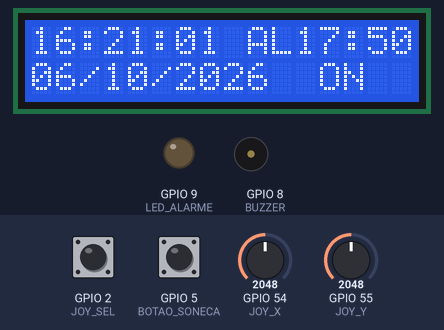
Recording of a sketch running on a simulated ESP32. On the bench: 16×2 character LCD, output pins drawn as LEDs (lit = HIGH), buzzer (waves = sounding, pin HIGH). The inputs (shaded band) are chosen by the test bench; at power-on: GPIO 2 (JOY_SEL) HIGH, GPIO 5 (BOTAO_SONECA) HIGH, GPIO 54 (JOY_X) = 2048, GPIO 55 (JOY_Y) = 2048.

Above: at 1.2 s.
1.3 s: GPIO 2 (JOY_SEL) pulled LOW for 0.15 s
At 1.71 s:
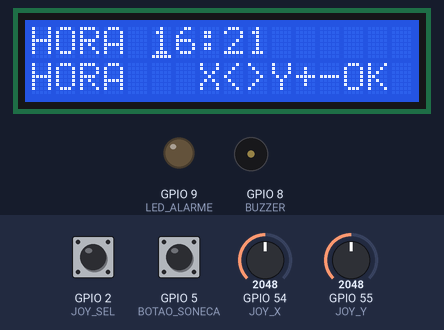
2.0 s: GPIO 5 (BOTAO_SONECA) pulled LOW for 0.15 s
At 2.8 s:
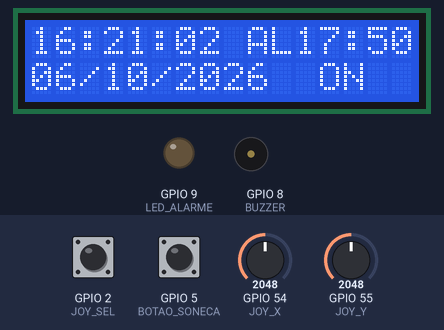
4.5 s: GPIO 2 (JOY_SEL) pulled LOW for 1 s
At 6.06 s:
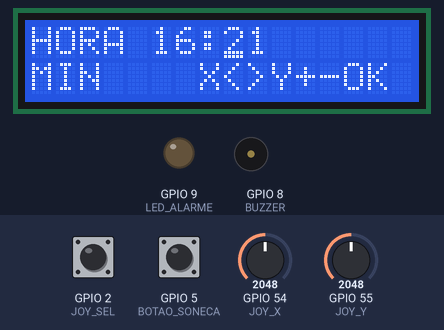
6.1 s: GPIO 54 (JOY_X) set to 833
8.7 s: GPIO 54 (JOY_X) set to 735
At 9.66 s:
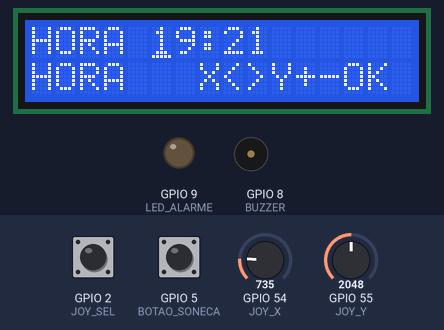
10.2 s: GPIO 55 (JOY_Y) set to 160
At 12.56 s:
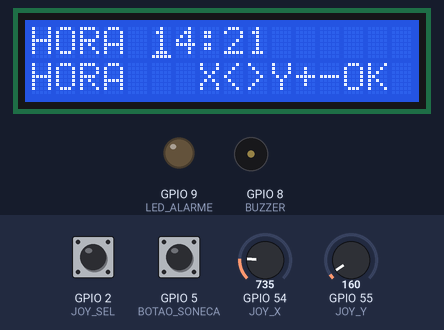
Timing chart, 0 to 14.1 s (numbered marks = the images above; inputs shaded):
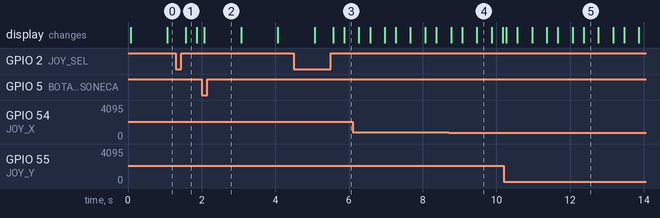

The sketch:

FilasWatchdog.ino
```cpp
#include <Arduino_FreeRTOS.h>
#include <queue.h>
#include <LiquidCrystal.h>
#include <string.h>
#include "relogio_tipos.h" // BIBLIOTECA COM AS STRUCTS

/*
 * Mega 2560 / LCD 1602 paralelo.
 * TaskRelogio e a unica dona do estado. As demais tarefas usam filas.
 * Potenciometro: somente contraste V0 do LCD, sem controle de volume.
 */


  /// PINAGEM DO MEGA2560
constexpr uint8_t LCD_RS = 22, LCD_E = 23;
constexpr uint8_t LCD_D4 = 24, LCD_D5 = 25, LCD_D6 = 26, LCD_D7 = 27;
constexpr uint8_t JOY_X = 54, JOY_Y = 55; // A0 e A1 no Mega; nao sao strings.
constexpr uint8_t JOY_SEL = 2, BOTAO_SONECA = 5, BUZZER = 8, LED_ALARME = 9;
constexpr uint8_t SONECA_MIN = 1, SONECA_MAX = 10;
constexpr uint8_t NUM_CAMPOS = 8, TAM_FILA_EVENTOS = 16;
constexpr uint32_t AVISO_FILA_CHEIA = 1UL;
// INICIA DISPLAY DE LED

LiquidCrystal lcd(LCD_RS, LCD_E, LCD_D4, LCD_D5, LCD_D6, LCD_D7);

// HANDLER PARA A FILA
QueueHandle_t filaEventos, filaAlarme, filaTela;
// HANDLER PARA AS TASKS
TaskHandle_t tarefaRelogio, tarefaBotoes, tarefaAlarme, tarefaDisplay;

/* Todas as conversoes ms -> ticks usam a API oficial. Nunca atrasar zero ticks. */
TickType_t ticksMs(uint32_t ms) {
  TickType_t ticks = pdMS_TO_TICKS(ms);
  return ticks == 0 ? 1 : ticks;
}

/*
 * Multiplicacao em 32 bits APOS converter um segundo.
 * Evita converter 600000 ms diretamente para TickType_t de 16 bits.
 * O tick do watchdog tem tolerancia: periodicidade RTOS nao garante precisao civil.
 */
uint32_t ticksSegundos(uint16_t segundos) {
  return (uint32_t)ticksMs(1000) * segundos;
}

//  FUNÇÃO UINT_8 PARA DIAS DO MES

uint8_t diasNoMes(uint8_t mes, uint16_t ano) {
  if (mes == 2)
    return ((ano % 4 == 0 && ano % 100 != 0) || ano % 400 == 0) ? 29 : 28;
  return (mes == 4 || mes == 6 || mes == 9 || mes == 11) ? 30 : 31;
}
// SE DIA > 30 RESETA PARA 0 DIAS / NOVO MES

void normalizarDia(Configuracao &c) {
  uint8_t limite = diasNoMes(c.mes, c.ano);
  if (c.dia > limite) c.dia = limite;
}

// CIRCULAR ?
uint8_t circular(uint8_t valor, int8_t delta, uint8_t minimo, uint8_t maximo) {
  if (delta > 0) return valor == maximo ? minimo : valor + 1;
  return valor == minimo ? maximo : valor - 1;
}

// CONTAGEM DOS SEGUNDOS

void avancarSegundo(EstadoRelogio &r) {
  Configuracao &c = r.cfg;
  if (++r.segundo < 60) return;
  r.segundo = 0;
  if (++c.minuto < 60) return;
  c.minuto = 0;
  if (++c.hora < 24) return;
  c.hora = 0;
  if (++c.dia <= diasNoMes(c.mes, c.ano)) return;
  c.dia = 1;
  if (++c.mes <= 12) return;
  c.mes = 1;
  c.ano = c.ano == 2099 ? 2000 : c.ano + 1;
}

uint32_t chaveMinuto(const Configuracao &c) {
  /* Chave distinta por data/minuto na faixa 2000..2099; zero fica reservado. */
  uint32_t dia = (uint32_t)(c.ano - 2000) * 372UL +
                 (uint32_t)(c.mes - 1) * 31UL + c.dia - 1;
  return dia * 1440UL + (uint16_t)c.hora * 60U + c.minuto + 1UL;
}


//GARANTE FIM DO RELAOGIO ?
void avaliarAlarme(EstadoRelogio &r) {
  if (!r.alarmeLigado || r.cfg.hora != r.cfg.alarmeHora ||
      r.cfg.minuto != r.cfg.alarmeMinuto) return;
  uint32_t chave = chaveMinuto(r.cfg);
  if (chave == r.ultimoDisparo) return;
  r.ultimoDisparo = chave;
  /* Se ja ha uma soneca/toque, a ocorrencia coincidente nao cria outro aviso. */
  if (r.sonecaTicks == 0 && r.toqueTicks == 0)
    r.toqueTicks = ticksSegundos(60);
}

/* Unica implementacao de soneca para D5 e clique curto no joystick. */
void iniciarSoneca(EstadoRelogio &r) {
  if (!r.alarmeLigado || r.toqueTicks == 0) return;
  r.toqueTicks = 0;
  r.sonecaTicks = ticksSegundos((uint16_t)r.cfg.sonecaMinutos * 60U);
}

void descontarPrazo(uint32_t &prazo, uint32_t decorrido) {
  prazo = decorrido >= prazo ? 0 : prazo - decorrido;
}

void atualizarPrazos(EstadoRelogio &r, TickType_t decorrido) {
  descontarPrazo(r.avisoTicks, decorrido);
  if (r.sonecaTicks != 0) {
    if ((uint32_t)decorrido >= r.sonecaTicks) {
      uint32_t excedente = (uint32_t)decorrido - r.sonecaTicks;
      r.sonecaTicks = 0;
      r.toqueTicks = ticksSegundos(60);
      descontarPrazo(r.toqueTicks, excedente);
    } else r.sonecaTicks -= decorrido;
  } else descontarPrazo(r.toqueTicks, decorrido);
}

void alterarCampo(Edicao &e, int8_t delta) {
  Configuracao &c = e.rascunho;
  if (e.campo <= 1) e.mudouHora = true;
  else if (e.campo <= 4) e.mudouData = true;
  switch (e.campo) {
    case 0: c.hora = circular(c.hora, delta, 0, 23); break;
    case 1: c.minuto = circular(c.minuto, delta, 0, 59); break;
    case 2: c.dia = circular(c.dia, delta, 1, diasNoMes(c.mes, c.ano)); break;
    case 3: c.mes = circular(c.mes, delta, 1, 12); normalizarDia(c); break;
    case 4:
      c.ano = delta > 0 ? (c.ano == 2099 ? 2000 : c.ano + 1)
                       : (c.ano == 2000 ? 2099 : c.ano - 1);
      normalizarDia(c);
      break;
    case 5: c.alarmeHora = circular(c.alarmeHora, delta, 0, 23); break;
    case 6: c.alarmeMinuto = circular(c.alarmeMinuto, delta, 0, 59); break;
    case 7: c.sonecaMinutos = circular(c.sonecaMinutos, delta, SONECA_MIN, SONECA_MAX); break;
  }
}

void salvarEdicao(EstadoRelogio &r, Edicao &e, uint32_t &fracaoSegundo) {
  /* Editar so alarme/soneca nao retrocede a hora que continuou contando. */
  if (e.mudouHora) {
    r.cfg.hora = e.rascunho.hora;
    r.cfg.minuto = e.rascunho.minuto;
    r.segundo = 0;
    fracaoSegundo = 0; // Primeiro segundo completo apos confirmar a nova hora.
  }
  if (e.mudouData) {
    r.cfg.dia = e.rascunho.dia;
    r.cfg.mes = e.rascunho.mes;
    r.cfg.ano = e.rascunho.ano;
  }
  r.cfg.alarmeHora = e.rascunho.alarmeHora;
  r.cfg.alarmeMinuto = e.rascunho.alarmeMinuto;
  r.cfg.sonecaMinutos = e.rascunho.sonecaMinutos;
  e.ativa = false;
}

void tratarEvento(Evento evento, EstadoRelogio &r, Edicao &e, uint32_t &fracao) {
  if (evento == Evento::SEL_LONGO) {
    r.toqueTicks = 0;
    r.sonecaTicks = 0;
    e.ativa = false; // Cancela o rascunho; mantem o alarme para a proxima ocorrencia.
    return;
  }
  if (r.toqueTicks != 0) {
    if (evento == Evento::SONECA || evento == Evento::SEL_CURTO) iniciarSoneca(r);
    return;
  }
  if (r.sonecaTicks != 0) {
    if (evento == Evento::SONECA) {
      r.sonecaTicks = 0;
      r.alarmeLigado = false;
    }
    return;
  }
  if (evento == Evento::SONECA) {
    if (e.ativa) e.ativa = false; // D5 cancela a edicao.
    else r.alarmeLigado = !r.alarmeLigado;
    return;
  }
  if (evento == Evento::SEL_CURTO) {
    if (e.ativa) salvarEdicao(r, e, fracao);
    else {
      e.rascunho = r.cfg;
      e.ativa = true;
      e.mudouHora = e.mudouData = false;
      e.campo = 0;
    }
    return;
  }
  if (!e.ativa) return;
  switch (evento) {
    case Evento::DIREITA: e.campo = (e.campo + 1) % NUM_CAMPOS; break;
    case Evento::ESQUERDA: e.campo = (e.campo + NUM_CAMPOS - 1) % NUM_CAMPOS; break;
    case Evento::CIMA: alterarCampo(e, 1); break;
    case Evento::BAIXO: alterarCampo(e, -1); break;
    default: break;
  }
}

/*
 * 0 = nenhum evento; 1 = curto; 2 = longo.
 * Debounce por estado e borda, sem esperar o usuario soltar o botao.
 * SEL curto e emitido na soltura; D5 e emitido no aperto confirmado.
 */
uint8_t lerBotao(uint8_t pino, BotaoDebounce &b, bool permiteLongo, TickType_t agora) {
  bool leitura = digitalRead(pino) == LOW;
  if (leitura != b.leituraAnterior) {
    b.leituraAnterior = leitura;
    b.mudouEm = agora;
  }
  if (leitura != b.estavel &&
      (TickType_t)(agora - b.mudouEm) >= ticksMs(50)) {
    b.estavel = leitura;
    if (leitura) {
      b.pressionouEm = agora;
      b.longoEnviado = false;
      if (!permiteLongo) return 1;
    } else if (permiteLongo && !b.longoEnviado) return 1;
  }
  if (permiteLongo && b.estavel && leitura && !b.longoEnviado &&
      (TickType_t)(agora - b.pressionouEm) >= ticksMs(1000)) {
    b.longoEnviado = true;
    return 2;
  }
  return 0;
}

int8_t direcaoEixo(int leitura) {
  return leitura < 200 ? -1 : leitura > 800 ? 1 : 0;
}

int8_t lerEixo(int8_t direcao, EixoJoystick &e, TickType_t agora) {
  if (direcao == 0) { e.anterior = 0; return 0; }
  if (direcao != e.anterior ||
      (TickType_t)(agora - e.repetiuEm) >= ticksMs(350)) {
    e.anterior = direcao;
    e.repetiuEm = agora;
    return direcao;
  }
  return 0;
}

void enviarEvento(Evento evento) {
  if (xQueueSend(filaEventos, &evento, 0) != pdPASS) {
    /* Sobrecarga nao trava a leitura nem passa despercebida ao usuario. */
    xTaskNotify(tarefaRelogio, AVISO_FILA_CHEIA, eSetBits);
  }
}

void TaskBotoes(void *parametros) {
  (void)parametros;
  BotaoDebounce sel = {}, d5 = {};
  EixoJoystick eixoX = {}, eixoY = {};
  TickType_t ultima = xTaskGetTickCount();
  for (;;) {
    TickType_t agora = xTaskGetTickCount();
    uint8_t eventoSel = lerBotao(JOY_SEL, sel, true, agora);
    if (eventoSel) enviarEvento(eventoSel == 2 ? Evento::SEL_LONGO : Evento::SEL_CURTO);
    if (lerBotao(BOTAO_SONECA, d5, false, agora)) enviarEvento(Evento::SONECA);

    int8_t x = direcaoEixo(analogRead(JOY_X));
    int8_t y = direcaoEixo(analogRead(JOY_Y));
    int8_t dx = lerEixo(x, eixoX, agora);
    /* Prioriza navegacao nas diagonais: evita alterar outro campo por acidente. */
    int8_t dy = lerEixo(x == 0 ? y : 0, eixoY, agora);
    if (dx) enviarEvento(dx > 0 ? Evento::DIREITA : Evento::ESQUERDA);
    else if (dy) enviarEvento(dy > 0 ? Evento::CIMA : Evento::BAIXO);
    vTaskDelayUntil(&ultima, ticksMs(20));

  }
}

void publicarTela(const EstadoRelogio &r, const Edicao &e) {
  Tela tela = {};
  tela.cfg = e.ativa ? e.rascunho : r.cfg;
  tela.segundo = r.segundo;
  tela.campo = e.campo;
  tela.alarmeLigado = r.alarmeLigado;
  tela.editando = e.ativa;
  tela.tocando = r.toqueTicks != 0;
  tela.emSoneca = r.sonecaTicks != 0;
  tela.avisoEntrada = r.avisoTicks != 0;
  uint32_t segundo = ticksMs(1000);
  tela.sonecaSegundos = (uint16_t)((r.sonecaTicks + segundo - 1) / segundo);
  /* Mailbox de UMA posicao: o LCD sempre recebe o estado mais recente. */
  xQueueOverwrite(filaTela, &tela);
}

void TaskRelogio(void *parametros) {
  (void)parametros;
  EstadoRelogio r = {};
  r.cfg = {16, 21, 6, 10, 2026, 17, 50, 5};
  r.alarmeLigado = true;
  Edicao edicao = {};
  TickType_t ultima = xTaskGetTickCount(), anterior = ultima, ultimaTela = ultima;
  uint32_t fracaoSegundo = 0;
  bool alarmeAnterior = false;
  publicarTela(r, edicao);

  for (;;) {
    TickType_t agora = xTaskGetTickCount();
    /* Subtracao unsigned atravessa o wrap do contador RTOS. A tarefa roda a
       cada 20 ms, muito antes de uma volta completa do TickType_t de 16 bits. */
    TickType_t decorrido = (TickType_t)(agora - anterior);
    anterior = agora;
    atualizarPrazos(r, decorrido);
    fracaoSegundo += decorrido;
    while (fracaoSegundo >= ticksMs(1000)) {
      fracaoSegundo -= ticksMs(1000);
      avancarSegundo(r);
      avaliarAlarme(r);
    }

    uint32_t avisos = 0;
    if (xTaskNotifyWait(0, AVISO_FILA_CHEIA, &avisos, 0) == pdTRUE &&
        (avisos & AVISO_FILA_CHEIA)) r.avisoTicks = ticksSegundos(2);

    Evento evento;
    /* Limite por ciclo: uma rajada de entradas nao monopoliza o controlador. */
    for (uint8_t i = 0; i < TAM_FILA_EVENTOS; ++i) {
      if (xQueueReceive(filaEventos, &evento, 0) != pdPASS) break;
      tratarEvento(evento, r, edicao, fracaoSegundo);
    }
    avaliarAlarme(r);
    bool tocar = r.toqueTicks != 0;
    if (tocar != alarmeAnterior) {
      xQueueOverwrite(filaAlarme, &tocar);
      alarmeAnterior = tocar;
    }
    if ((TickType_t)(agora - ultimaTela) >= ticksMs(100)) {
      publicarTela(r, edicao);
      ultimaTela = agora;
    }
    /* Agenda absoluta: tempo de processamento nao e somado ao periodo. */
    vTaskDelayUntil(&ultima, ticksMs(20));
  }
}

void TaskAlarme(void *parametros) {
  (void)parametros;
  bool ativo = false, fase = false;
  for (;;) {
    bool comando;
    /* Desligado dorme na fila; ligado acorda por comando ou fim do pulso. */
    if (xQueueReceive(filaAlarme, &comando, ativo ? ticksMs(200) : portMAX_DELAY) == pdPASS) {
      ativo = comando;
      fase = ativo;
    } else fase = !fase;
    if (ativo && fase) tone(BUZZER, 2000);
    else noTone(BUZZER);
    digitalWrite(LED_ALARME, ativo && fase ? HIGH : LOW);
  }
}

void escrever2(char *linha, uint8_t pos, uint8_t numero) {
  linha[pos] = '0' + numero / 10;
  linha[pos + 1] = '0' + numero % 10;
}

void formatarTela(const Tela &t, char *l0, char *l1, uint8_t &coluna) {
  memset(l0, ' ', 16); memset(l1, ' ', 16);
  l0[16] = l1[16] = '\0';
  coluna = 0;
  if (t.tocando) {
    memcpy(l0, "! ALARME TOCANDO", 16);
    memcpy(l1, "D5/SEL Zz 1s:FIM", 16);
  } else if (t.emSoneca) {
    memcpy(l0, "Zz SONECA ATIVA", 14);
    memcpy(l1, "RESTA ", 6);
    escrever2(l1, 6, t.sonecaSegundos / 60); l1[8] = ':';
    escrever2(l1, 9, t.sonecaSegundos % 60);
    memcpy(l1 + 12, "D5:X", 4);
  } else if (t.avisoEntrada) {
    memcpy(l0, "REPITA O COMANDO", 16);
    memcpy(l1, "Entrada ocupada", 15);
  } else if (t.editando) {
    static const char * const rotulos[] = {"HORA", "MIN", "DIA", "MES", "ANO", "AL-H", "AL-M", "SONECA"};
    memcpy(l1, rotulos[t.campo], strlen(rotulos[t.campo]));
    memcpy(l1 + 7, "X<>Y+-OK", 8);
    if (t.campo <= 1) {
      memcpy(l0, "HORA ", 5);
      escrever2(l0, 5, t.cfg.hora); l0[7] = ':';
      escrever2(l0, 8, t.cfg.minuto);
      coluna = t.campo == 0 ? 5 : 8;
    } else if (t.campo <= 4) {
      memcpy(l0, "DATA ", 5);
      escrever2(l0, 5, t.cfg.dia); l0[7] = '/';
      escrever2(l0, 8, t.cfg.mes); l0[10] = '/';
      escrever2(l0, 11, t.cfg.ano / 100);
      escrever2(l0, 13, t.cfg.ano % 100);
      coluna = t.campo == 2 ? 5 : t.campo == 3 ? 8 : 11;
    } else if (t.campo <= 6) {
      memcpy(l0, "ALARME ", 7);
      escrever2(l0, 7, t.cfg.alarmeHora); l0[9] = ':';
      escrever2(l0, 10, t.cfg.alarmeMinuto);
      coluna = t.campo == 5 ? 7 : 10;
    } else {
      memcpy(l0, "SONECA ", 7);
      escrever2(l0, 7, t.cfg.sonecaMinutos);
      memcpy(l0 + 10, "min", 3);
      coluna = 7;
    }
  } else {
    escrever2(l0, 0, t.cfg.hora); l0[2] = ':';
    escrever2(l0, 3, t.cfg.minuto); l0[5] = ':';
    escrever2(l0, 6, t.segundo);
    memcpy(l0 + 9, t.alarmeLigado ? "AL" : "--", 2);
    escrever2(l0, 11, t.cfg.alarmeHora); l0[13] = ':';
    escrever2(l0, 14, t.cfg.alarmeMinuto);
    escrever2(l1, 0, t.cfg.dia); l1[2] = '/';
    escrever2(l1, 3, t.cfg.mes); l1[5] = '/';
    escrever2(l1, 6, t.cfg.ano / 100);
    escrever2(l1, 8, t.cfg.ano % 100);
    memcpy(l1 + 12, t.alarmeLigado ? "ON " : "OFF", 3);
  }
}

void TaskDisplay(void *parametros) {
  (void)parametros;
  Tela tela;
  char l0[17], l1[17], anterior0[17] = "", anterior1[17] = "";
  bool cursorVisivel = false;
  for (;;) {
    if (xQueueReceive(filaTela, &tela, portMAX_DELAY) != pdPASS) continue;
    uint8_t coluna;
    formatarTela(tela, l0, l1, coluna);
    /* So esta tarefa acessa o LCD apos setup. Nenhum mutex ou secao critica. */
    if (strcmp(l0, anterior0)) {
      lcd.setCursor(0, 0); lcd.print(l0); strcpy(anterior0, l0);
    }
    if (strcmp(l1, anterior1)) {
      lcd.setCursor(0, 1); lcd.print(l1); strcpy(anterior1, l1);
    }
    bool mostrarCursor = tela.editando && !tela.tocando && !tela.emSoneca && !tela.avisoEntrada;
    if (mostrarCursor != cursorVisivel) {
      if (mostrarCursor) lcd.cursor(); else lcd.noCursor();
      cursorVisivel = mostrarCursor;
    }
    if (mostrarCursor) lcd.setCursor(coluna, 0);
  }
}

void erroInicial(const char *recurso) {
  /* Apenas setup, antes do escalonador. Nao tenta iniciar sem recursos. */
  noTone(BUZZER);
  digitalWrite(LED_ALARME, LOW);
  lcd.clear(); lcd.print("ERRO INICIAL");
  lcd.setCursor(0, 1); lcd.print(recurso);
  for (;;) {}
}

void setup() {
  pinMode(JOY_SEL, INPUT_PULLUP);
  pinMode(BOTAO_SONECA, INPUT_PULLUP);
  pinMode(BUZZER, OUTPUT);
  pinMode(LED_ALARME, OUTPUT);
  digitalWrite(BUZZER, LOW);
  digitalWrite(LED_ALARME, LOW);
  lcd.begin(16, 2);
  lcd.print("Alarme RTOS MEGA");

  /* Alocacao apenas na inicializacao. Filas e tarefas vivem ate o reset. */
  filaEventos = xQueueCreate(TAM_FILA_EVENTOS, sizeof(Evento));
  filaAlarme = xQueueCreate(1, sizeof(bool));
  filaTela = xQueueCreate(1, sizeof(Tela));
  if (!filaEventos || !filaAlarme || !filaTela) erroInicial("FILA");

  /* AVR: StackType_t vale 1 byte. Total solicitado: 1344 bytes + kernel/heap. */
  if (xTaskCreate(TaskRelogio, "Relogio", 448, NULL, 2, &tarefaRelogio) != pdPASS)
    erroInicial("TASK RELOGIO");
  if (xTaskCreate(TaskBotoes, "Botoes", 256, NULL, 2, &tarefaBotoes) != pdPASS)
    erroInicial("TASK BOTOES");
  if (xTaskCreate(TaskAlarme, "Alarme", 256, NULL, 3, &tarefaAlarme) != pdPASS)
    erroInicial("TASK ALARME");
  if (xTaskCreate(TaskDisplay, "Display", 384, NULL, 1, &tarefaDisplay) != pdPASS)
    erroInicial("TASK DISPLAY");
  /* A integracao Arduino_FreeRTOS inicia o escalonador depois de setup(). */
}

void loop() {}
```

relogio_tipos.h
```cpp
#pragma once
#include <Arduino_FreeRTOS.h>

/* Tipos em header para o gerador de prototipos da Arduino IDE. */
enum class Evento : uint8_t {
  SEL_CURTO, SEL_LONGO, SONECA, ESQUERDA, DIREITA, CIMA, BAIXO
};

struct Configuracao {
  uint8_t hora, minuto, dia, mes;
  uint16_t ano;
  uint8_t alarmeHora, alarmeMinuto, sonecaMinutos;
};

/* Somente TaskRelogio modifica estas estruturas. */
struct EstadoRelogio {
  Configuracao cfg;
  uint8_t segundo;
  bool alarmeLigado;
  uint32_t ultimoDisparo;
  uint32_t sonecaTicks, toqueTicks, avisoTicks;
};

struct Edicao {
  Configuracao rascunho;
  bool ativa, mudouHora, mudouData;
  uint8_t campo;
};

/* Copia por valor enviada ao LCD; nenhum ponteiro para estado compartilhado. */
struct Tela {
  Configuracao cfg;
  uint8_t segundo, campo;
  bool alarmeLigado, editando, tocando, emSoneca, avisoEntrada;
  uint16_t sonecaSegundos;
};

struct BotaoDebounce {
  bool leituraAnterior, estavel, longoEnviado;
  TickType_t mudouEm, pressionouEm;
};

struct EixoJoystick {
  int8_t anterior;
  TickType_t repetiuEm;
};
```

Measured:
- the behaviour switches between 801 and 800 on GPIO 54 (JOY_X) (found by bisection; images 3 and 4)
- after the input at 1.3 s, the display: changes after 0.27 s (image 1)
- after the input at 2.0 s, the display: changes after 0.07 s (image 2)
- after the input at 4.5 s, the display: first differs from a run without the input after 1.1 s (image 3 shows a later state)
